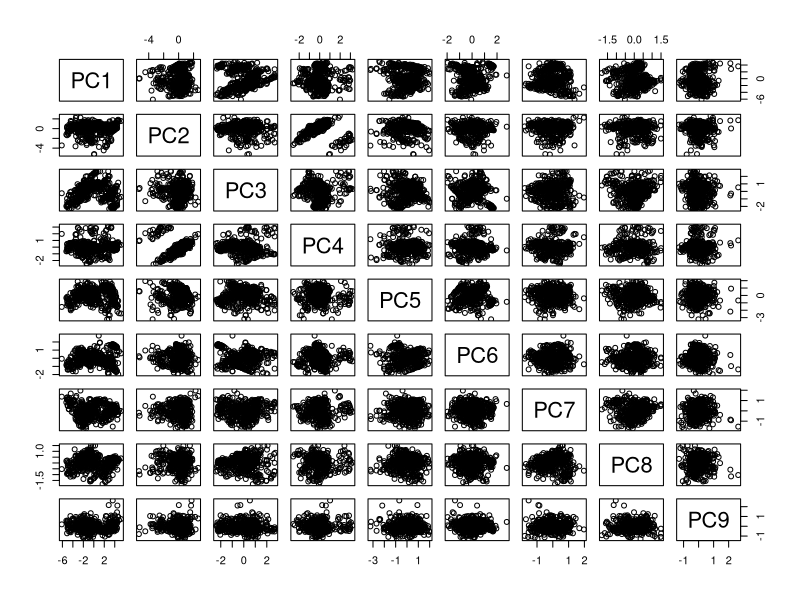

Write the R code that produced this figure.
## ---- chunk 1
knitr::opts_chunk$set(echo = TRUE)
## ---- chunk 2
library(MASS)
library(sandwich)
library(lmtest)
library(car)

## ---- chunk 3
Bostondf= Boston

#Explore Boston Data
head(Bostondf)
str(Bostondf)
str(Bostondf$zn)
summary(Bostondf)

## ---- chunk 4
sum(!complete.cases(Boston))

## ---- chunk 5
sort(abs(cor(Bostondf$medv,Bostondf)))
cor(Bostondf)
## ---- chunk 6
model=lm(medv~., data= Bostondf)
vif_data<- lm(medv~., data= Bostondf)
sort(vif(vif_data))
summary(model)
## ---- chunk 7
model1 <-lm(formula = medv ~ chas + black + ptratio + rm + lstat, data = Bostondf)
sort(vif(model1))
summary(model1)
## ---- chunk 8
library(caret)

trans = preProcess(Boston[,0:13],method = c("BoxCox","center","scale","pca"))
PC = predict(trans, Boston[,0:13])
X=trans$rotation
X
str(PC)
X1= PC
X1['medv']= Boston['medv']
## ---- chunk 9
plot(PC)
## ---- chunk 10
modelpca=lm(medv~PC1+PC2+PC3+PC4+PC5+PC7+PC8+PC9, data= X1)
vif_data<- lm(medv~PC1+PC2+PC3+PC4, data=X1)
sort(vif(vif_data))
summary(modelpca)
## ---- chunk 11
bptest(modelpca)
vcovHC(modelpca, omega=NULL, type="HC4")
#Below is the most important code
coeftest(modelpca, df=Inf, vcov=vcovHC(model,type="HC4"))
